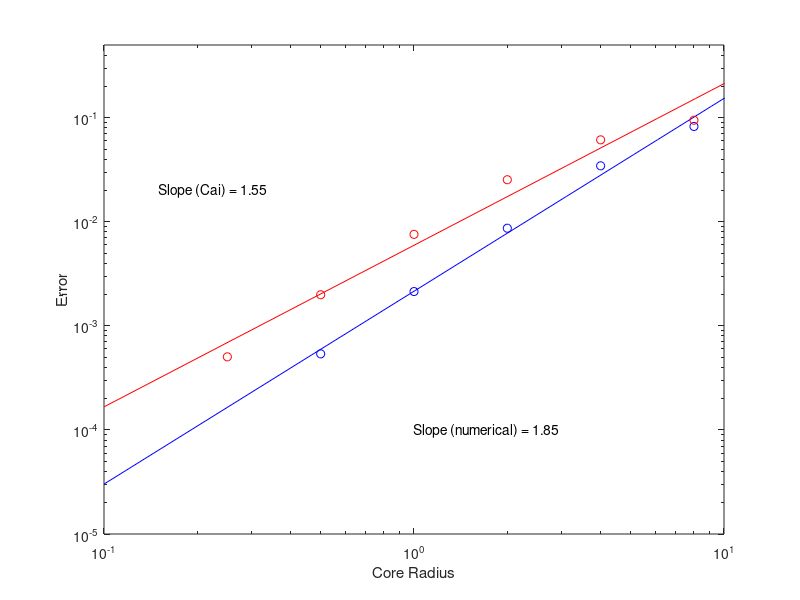
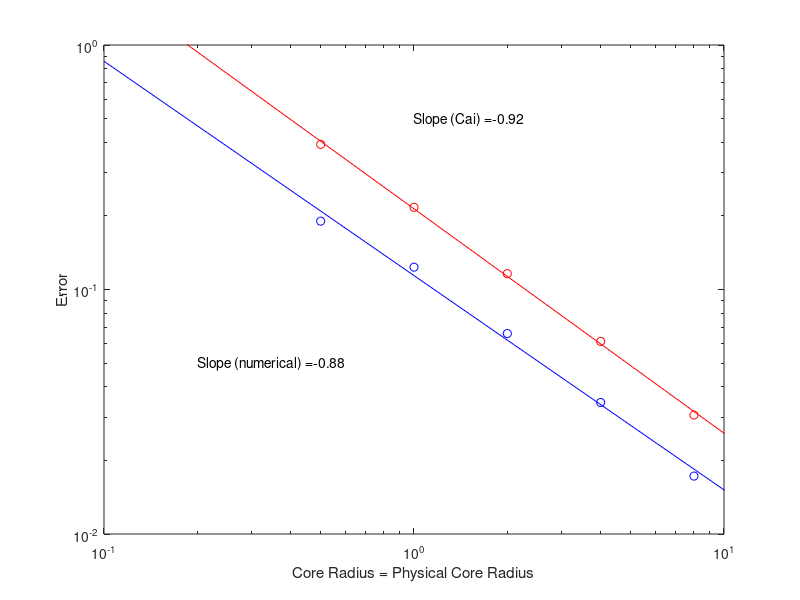
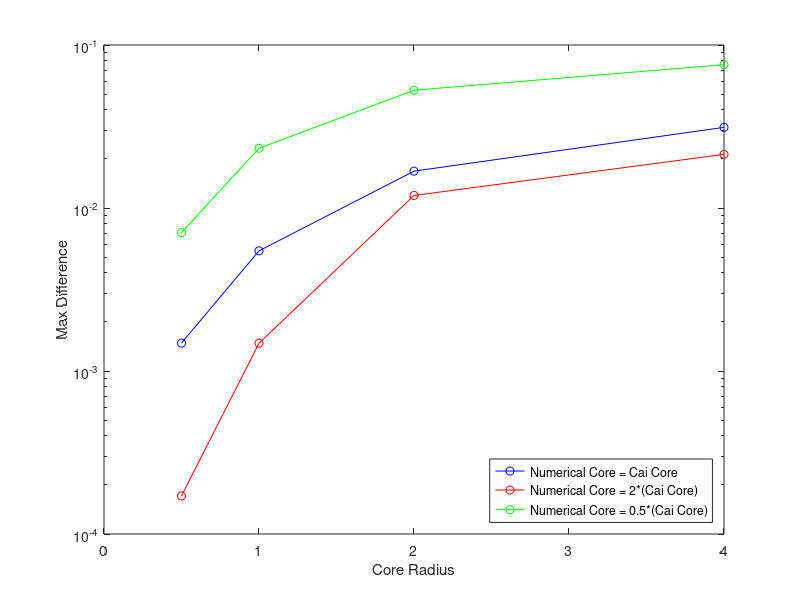

Here is the MATLAB script that generated these plots, in order:
%
% This script summarizes the results from a comparison of the 
% nonsingular dislocation theory of Cai with numerical solutions
% and the singular theory of dislocation lines.
%
% For all of the results, the dislocation configuration is taken to be 
% an array of edge dislocations with Burgers vector in the (1,0,0) 
% direction and line direction in the (0,0,1) direction.  The array 
% ordered such that the normal to the plane of the dislocation array is 
% in the (1,0,0) direction.  The dislocation array is periodically 
% repeated in the x-direction.  The simulation cells is [-50,50]x[-40,40],
% which implies that the inter-dislocation spacing is 80 and the 
% distance between periodic images of the dislocation array is 100.
%
% NOTES on numerics:
% - All calculations are on a uniform grid with dx = dy.
% - The errors for the stress fields are only computed OUTSIDE of the 
%   physical core.
%
% Kevin T. Chu
% MAE, Princeton University
% 08/2007
%

clear;
format long;
addpath ..

% max error in stress field outside of physical core as a function of the
% core size parameter when solving for the stress fields numerically or
% using Cai's nonsingular expressions for the stress
% 
% - err = abs(err_sigma_xx) + abs(err_sigma_yy) + abs(err_sigma_xy)
% - fixed physical core size = 4
% - fixed dx = dy = 0.25 
% - first-order delta function for numerical solutions
% 
num_core_radius = [0.5, 1, 2, 4, 8];
err_vary_num_core = [5.381040695322851e-04, ...
                     0.002136971107087, ...
                     0.008677219835230, ...
                     0.034509006204891, ...
                     0.082416413759933];
P_num = polyfit(log(num_core_radius),log(err_vary_num_core),1);
cai_core_radius = [0.25, 0.5, 1, 2, 4, 8];
err_vary_cai_core = [5.039268387475697e-04, ...
                     0.001990053048359, ...
                     0.007574320656547, ...
                     0.025366212459843, ...
                     0.061323945282872, ...
                     0.094685517698294];
P_cai = polyfit(log(cai_core_radius),log(err_vary_cai_core),1);
figure(1), clf;
loglog(num_core_radius,err_vary_num_core,'bo');
hold on;
plot(1e-1:1:11, exp(P_num(1)*log(1e-1:1:11)+P_num(2)), 'b');
loglog(cai_core_radius,err_vary_cai_core,'ro');
plot(1e-1:1:11, exp(P_cai(1)*log(1e-1:1:11)+P_cai(2)), 'r');
axis([1e-1 10 1e-5 0.5]);
text_string = sprintf('Slope (numerical) =%5.2f', P_num(1));
text(1,1e-4,text_string);
text_string = sprintf('Slope (Cai) =%5.2f', P_cai(1));
text(0.15,0.02,text_string);
xlabel('Core Radius');
ylabel('Error');


% max error in sigma as a function of the core size with physical core 
% equal to core size 
% - err = abs(err_sigma_xx) + abs(err_sigma_yy) + abs(err_sigma_xy)
% - fixed dx = dy = 0.25
% - physical core size = core size parameter
% - first-order delta function for numerical solution
num_core_radius = [0.5, 1, 2, 4, 8];
err_vary_core_num = [0.190322357065602, ...
                 0.123373903604078, ...
                 0.066057254865894, ...
                 0.034509006204891, ...
                 0.017253306456731];
cai_core_radius = [0.5, 1, 2, 4, 8];
P_num = polyfit(log(num_core_radius),log(err_vary_core_num),1);
err_vary_core_cai = [0.392346407857646, ...
                     0.216812501122843, ...
                     0.116075478562721, ...
                     0.061323945282872, ...
                     0.030657457566354];
P_cai = polyfit(log(cai_core_radius),log(err_vary_core_cai),1);
figure(2), clf;
loglog(num_core_radius,err_vary_core_num,'bo');
hold on;
plot(1e-1:1:11, exp(P_num(1)*log(1e-1:1:11)+P_num(2)), 'b');
loglog(cai_core_radius,err_vary_core_cai,'ro');
plot(1e-1:1:11, exp(P_cai(1)*log(1e-1:1:11)+P_cai(2)), 'r');
axis([1e-1 10 1e-2 1]);
text_string = sprintf('Slope (numerical) =%5.2f', P_num(1));
text(0.2,0.05,text_string);
text_string = sprintf('Slope (Cai) =%5.2f', P_cai(1));
text(1,0.5,text_string);
xlabel('Core Radius = Physical Core Radius');
ylabel('Error');


% comparison of numerical solution with analytical solution computed
% using Cai's nonsingular expressions for the stress field for various
% ratios of numerical core radius to Cai's core radius
%
% - err = abs(err_sigma_xx) + abs(err_sigma_yy) + abs(err_sigma_xy)
% - fixed dx = dy = 0.25
% - first-order delta function for numerical solution
% - fixed physical core size = 4
core_radius_equal = [0.5, 1, 2, 4];
err_num_vs_cai_equal = [0.001483569447328, ...
                        0.005459014031824, ...
                        0.016831146233217, ...
                        0.031238710306055];
cai_core_radius         = [0.5, 1, 2, 4];
err_num_vs_cai_cai_half = [1.712158677345597e-04, ...
                           0.001480658586741, ...
                           0.011937052095883, ...
                           0.021333026014862];
num_core_radius          = [0.5, 1, 2, 4];
err_num_vs_cai_num_half = [0.007067837055516, ...
                           0.023250905835120, ...
                           0.052788879056246, ...
                           0.075739616982004];
figure(3), clf;
semilogy(core_radius_equal,err_num_vs_cai_equal,'bo-');
hold on;
plot(cai_core_radius,err_num_vs_cai_cai_half,'ro-');
plot(num_core_radius,err_num_vs_cai_num_half,'go-');
axis([0 4 1e-4 0.1]);
xlabel('Core Radius');
ylabel('Max Difference');
legend('Numerical Core = Cai Core', ...
       'Numerical Core = 2*(Cai Core)', ...
       'Numerical Core = 0.5*(Cai Core)', ...
       'location','southeast');
